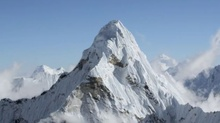
%> input picture 10th/mountain.jpg, 220 x 123 px, shrunk from 629 x 352 before the run
$ octave my_bilateral_test.m   (GNU Octave 9; MATLAB toolbox functions it lacks are replaced by stand-ins)
%> lines starting %> are read from the running program, lines starting %| are printed output that depends on the picture; in (x1, y1, x2, y2) boxes, pixels count from 0 and x2, y2 are one past the last pixel; in counts of white or black regions, pixels touching at a corner belong together; the program's own positions count from 1
### 10th/my_bilateral.m
function filter_img = my_bilateral(img, filter_size, sigma, sigma2)
% Apply bilateral filter
% img        : GrayScale Image
% filter_img : bilateral filtered image

img = double(img);
pad_size = floor(filter_size/2);
pad_img = my_padding(img, pad_size, 'mirror');
[height, width] = size(img);
filter_img = zeros(height, width);

for i = 1:height
    for j = 1:width
        a = 0;
        b = 0;
        for k = i:i+filter_size-1
            for l = j:j+filter_size-1
                f = exp(-( ((i+pad_size-1-k)^2 + (j+pad_size-1-l)^2)/(2*sigma^2) + (img(i,j)-pad_img(k,l))^2/(2*sigma2^2) ) );
                a = a + pad_img(k, l) * f;
                b = b + f;
            end
        end

        filter_img(i, j) = a/b;
    end
end

filter_img = uint8(filter_img);
end

### 10th/my_padding.m
function pad_img = my_padding(img, pad, type)
% Add padding to the image depending on the type
% img     : GrayScale Image         dimension ( X x Y )
% pad     : padding size for image  type ( int 64 )
% type    : type of padding         {'mirror', 'repetition', 'zeros'}
% pad_img : Image added padding     dimension ( X+2*pad x Y+2*pad )

[x, y] = size(img);
pad_img = zeros(x+2*pad, y+2*pad);
pad_img(1+pad:x+pad, 1+pad:y+pad) = img;

if strcmp(type, 'mirror')
    % mirror padding

    pad_img(1:pad, 1:pad) = pad_img(2*pad:-1:1+pad, 2*pad:-1:1+pad);
    pad_img(1:pad, 1+y+pad:y+2*pad) = pad_img(2*pad:-1:1+pad, y+pad:-1:y+1);
    pad_img(1+x+pad:x+2*pad, 1:pad) = pad_img(x+pad:-1:x+1, 2*pad:-1:1+pad);
    pad_img(1+x+pad:x+2*pad, 1+y+pad:y+2*pad) = pad_img(x+pad:-1:x+1, y+pad:-1:y+1);

    pad_img(1:pad, 1+pad:y+pad) = pad_img(2*pad:-1:1+pad,1+pad:y+pad);
    pad_img(1+x+pad:x+2*pad, 1+pad:y+pad) = pad_img(x+pad:-1:x+1,1+pad:y+pad);
    pad_img(1+pad:x+pad, 1:pad) = pad_img(1+pad:x+pad,2*pad:-1:1+pad);
    pad_img(1+pad:x+pad, 1+y+pad:y+2*pad) = pad_img(1+pad:x+pad,y+pad:-1:y+1);
elseif strcmp(type, 'repetition')
    % repetition padding

    pad_img(1:pad, 1:pad) = ones(pad) * pad_img(1+pad, 1+pad);
    pad_img(1:pad, 1+y+pad:y+2*pad) = ones(pad) * pad_img(1+pad, y+pad);
    pad_img(1+x+pad:x+2*pad, 1:pad) = ones(pad) * pad_img(x+pad, 1+pad);
    pad_img(1+x+pad:x+2*pad, 1+y+pad:y+2*pad) = ones(pad) * pad_img(x+pad, y+pad);

    pad_img(1:pad, 1+pad:y+pad) = repmat(pad_img(1+pad, 1+pad:y+pad), pad, 1);
    pad_img(1+x+pad:x+2*pad, 1+pad:y+pad) = repmat(pad_img(x+pad, 1+pad:y+pad), pad, 1);
    pad_img(1+pad:x+pad, 1:pad) = repmat(pad_img(1+pad:x+pad, 1+pad), 1, pad);
    pad_img(1+pad:x+pad, 1+y+pad:y+2*pad) = repmat(pad_img(1+pad:x+pad, y+pad), 1, pad);
else % zero padding
    % If nothing is done, it becomes zero padding.
end
end

### 10th/my_bilateral_test.m
close all

img = imread('mountain.jpg');
%> img is the input picture: size 123x220x3 uint8; mean R, G, B 134.6, 153.3, 176.1
img = rgb2gray(img);
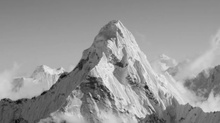
%> img: size 123x220 uint8; min 11, max 241, mean 150.3
figure, imshow(img);

b = my_bilateral(img, 11, 5, 10);
%> in my_padding, `pad_img(1+pad:x+pad, 1+pad:y+pad) = img;`:
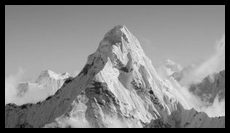
%> pad_img: size 133x230 double; min 0, max 241, mean 132.9
%> in my_padding, `pad_img(1:pad, 1:pad) = pad_img(2*pad:-1:1+pad, 2*pad:-1:1+pad);`: pad_img: size 133x230 double; 0.08% of pixels changed, all inside (x1, y1, x2, y2) = (0, 0, 5, 5)
%> in my_padding, `pad_img(1:pad, 1+y+pad:y+2*pad) = pad_img(2*pad:-1:1+pad, y+pad:-1:y+1);`:
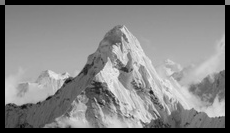
%> pad_img: size 133x230 double; min 0, max 241, mean 133.2
%> in my_padding, `pad_img(1+x+pad:x+2*pad, 1:pad) = pad_img(x+pad:-1:x+1, 2*pad:-1:1+pad);`: pad_img: size 133x230 double; 0.08% of pixels changed, all inside (x1, y1, x2, y2) = (0, 128, 5, 133)
%> in my_padding, `pad_img(1+pad:x+pad, 1+y+pad:y+2*pad) = pad_img(1+pad:x+pad,y+pad:-1:y..`:
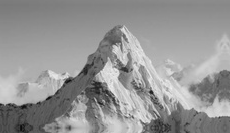
%> pad_img: size 133x230 double; min 11, max 241, mean 148.4
%> (the run ends here)
